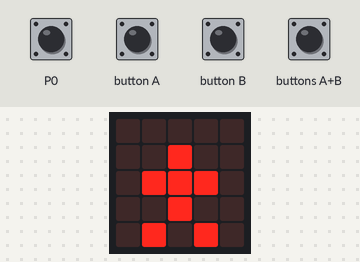
Bench run of a program on a simulated BBC micro:bit (MakeCode). On the bench: the board's 5×5 LED display. The test bench sets the inputs (shaded band).

Above: at 1.6 s.
1.7 s: touch pin P0 pressed for 0.15 s
At 3.1 s:
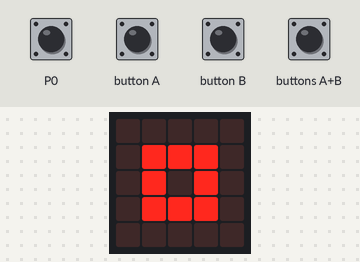
4.8 s: buttons A+B pressed for 0.15 s
At 6.2 s:
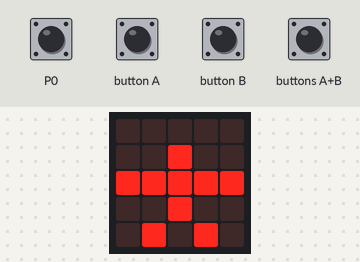
7.9 s: button B pressed for 0.15 s
At 10.25 s:
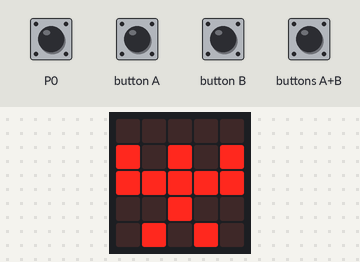
11.0 s: buttons A+B pressed for 1 s
At 13.1 s:
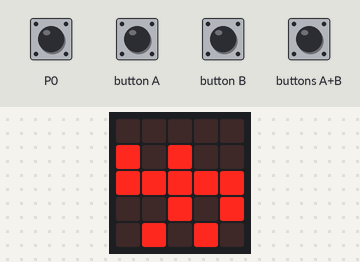
Timing chart, 0 to 14.6 s (numbered marks = the images above; inputs shaded):
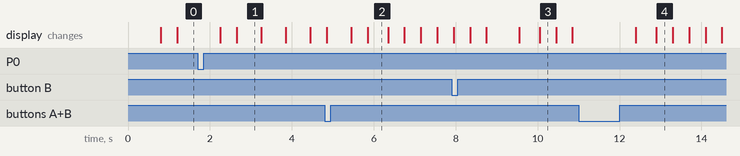

Measured:
- after the input at 1.7 s, the display: first changes after 0.55 s (image 1 shows a later state)
- after the input at 4.8 s, the display: first differs from a run without the input after 0.65 s (image 2 shows a later state)
- after the input at 11.0 s, the display: first changes after 1.4 s (image 4 shows a later state)
- what the display in image 1 shows lasts 0.6 s, from 2.7 s to 3.3 s
- what the display in image 2 shows lasts 0.5 s, from 5.9 s to 6.4 s
- what the display in image 3 shows lasts 0.4 s, from 10.1 s to 10.5 s

The program:

main.ts
```typescript
input.onPinPressed(TouchPin.P0, function () {
    basic.showLeds(`
        . . . . .
        . . # . .
        . # # # .
        . . # . .
        . # . # .
        `)
    basic.showLeds(`
        . . . . .
        . . . . .
        . . # . .
        . . . . .
        . . . . .
        `)
    basic.showIcon(IconNames.SmallSquare)
    basic.showIcon(IconNames.Square)
    basic.showIcon(IconNames.SmallSquare)
    basic.showLeds(`
        . . . . .
        . . . . .
        . . # . .
        . . . . .
        . . . . .
        `)
    basic.showIcon(IconNames.Happy)
})
input.onButtonPressed(Button.A, function () {
    basic.showLeds(`
        . . . . .
        . . # . .
        . # # # .
        . . # . .
        . # . # .
        `)
    basic.showLeds(`
        . . . . .
        . . # . .
        # # # # #
        . . # . .
        . # . # .
        `)
    basic.pause(100)
    basic.showLeds(`
        . . . . .
        . . # . .
        . # # # .
        . . # . .
        . # . # .
        `)
})
input.onButtonPressed(Button.AB, function () {
    basic.showLeds(`
        . . . . .
        . . # . .
        . # # # .
        . . # . .
        . # . # .
        `)
    basic.showLeds(`
        . . . . .
        . . # . .
        # # # # #
        . . # . .
        . # . # .
        `)
    basic.pause(100)
    basic.showLeds(`
        . . . . .
        # . # . .
        # # # # #
        . . # . #
        . # . # .
        `)
    basic.showLeds(`
        . . . . .
        . . # . .
        # # # # #
        . . # . .
        . # . # .
        `)
    basic.showLeds(`
        . . . . .
        . . # . .
        . # # # .
        . . # . .
        . # . # .
        `)
    basic.showLeds(`
        . . . . .
        . . # . .
        # # # # #
        . . # . .
        . # . # .
        `)
    basic.showLeds(`
        . . . . .
        . . # . #
        # # # # #
        # . # . .
        . # . # .
        `)
    basic.showLeds(`
        . . . . .
        . . # . .
        # # # # #
        . . # . .
        . # . # .
        `)
    basic.showLeds(`
        . . . . .
        . . # . .
        . # # # .
        . . # . .
        . # . # .
        `)
})
input.onButtonPressed(Button.B, function () {
    basic.showLeds(`
        . . . . .
        . . # . .
        . # # # .
        . . # . .
        . # . # .
        `)
    basic.showLeds(`
        . . . . .
        . . # . .
        # # # # #
        . . # . .
        . # . # .
        `)
    basic.pause(100)
    basic.showLeds(`
        . . . . .
        # . # . #
        # # # # #
        . . # . .
        . # . # .
        `)
    basic.showLeds(`
        . . . . .
        . . # . .
        # # # # #
        . . # . .
        . # . # .
        `)
    basic.showLeds(`
        . . . . .
        . . # . .
        . # # # .
        . . # . .
        . # . # .
        `)
})
input.onGesture(Gesture.ScreenUp, function () {
    basic.showLeds(`
        . . . . .
        . . # . .
        . # # # .
        . . # . .
        . # . # .
        `)
    basic.showLeds(`
        . . # . .
        . # # # .
        . . # . .
        . # . # .
        . . . . .
        `)
    basic.showLeds(`
        . . . . .
        . . # . .
        . # # # .
        . . # . .
        . # . # .
        `)
})
basic.showLeds(`
    . . . . .
    . . # . .
    . # # # .
    . . # . .
    . # . # .
    `)
basic.forever(function () {

})
```

test.ts
```typescript
// здесь помещаются тесты; они не будут скомпилированы, пока пакет используется в качестве расширения.
```
